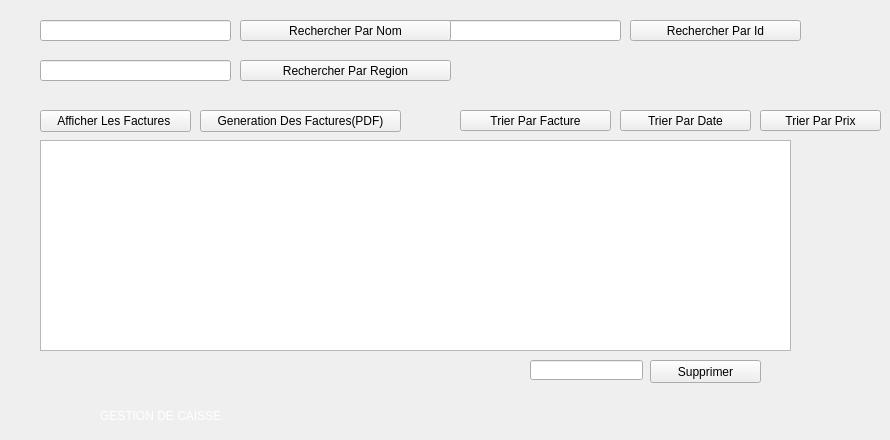
        <widget class="QWidget" name="tab_10">
         <attribute name="title">
          <string>Consulter Liste Des Transaction</string>
         </attribute>
         <widget class="QPushButton" name="pushButton_14">
          <property name="geometry">
           <rect>
            <x>650</x>
            <y>360</y>
            <width>111</width>
            <height>23</height>
           </rect>
          </property>
          <property name="text">
           <string>Supprimer</string>
          </property>
         </widget>
         <widget class="QLineEdit" name="textDelete_3">
          <property name="geometry">
           <rect>
            <x>530</x>
            <y>360</y>
            <width>113</width>
            <height>20</height>
           </rect>
          </property>
         </widget>
         <widget class="QTableView" name="tableView_2">
          <property name="geometry">
           <rect>
            <x>40</x>
            <y>140</y>
            <width>751</width>
            <height>211</height>
           </rect>
          </property>
         </widget>
         <widget class="QLabel" name="label_42">
          <property name="geometry">
           <rect>
            <x>490</x>
            <y>360</y>
            <width>41</width>
            <height>31</height>
           </rect>
          </property>
          <property name="text">
           <string/>
          </property>
          <property name="pixmap">
           <pixmap>icons8-face-id-32.png</pixmap>
          </property>
         </widget>
         <widget class="QPushButton" name="rechercher">
          <property name="geometry">
           <rect>
            <x>630</x>
            <y>20</y>
            <width>171</width>
            <height>21</height>
           </rect>
          </property>
          <property name="text">
           <string>Rechercher Par Id</string>
          </property>
         </widget>
         <widget class="QLineEdit" name="lineEdit_6">
          <property name="geometry">
           <rect>
            <x>430</x>
            <y>20</y>
            <width>191</width>
            <height>21</height>
           </rect>
          </property>
         </widget>
         <widget class="QPushButton" name="pushButton_40">
          <property name="geometry">
           <rect>
            <x>760</x>
            <y>110</y>
            <width>121</width>
            <height>21</height>
           </rect>
          </property>
          <property name="text">
           <string>Trier Par Prix</string>
          </property>
         </widget>
         <widget class="QLabel" name="label_83">
          <property name="geometry">
           <rect>
            <x>100</x>
            <y>400</y>
            <width>351</width>
            <height>31</height>
           </rect>
          </property>
          <property name="styleSheet">
           <string notr="true">font: 63 16pt &quot;Yu Gothic UI Semibold&quot;;
color : white;</string>
          </property>
          <property name="text">
           <string>GESTION DE CAISSE</string>
          </property>
         </widget>
         <widget class="QPushButton" name="pushButton_41">
          <property name="geometry">
           <rect>
            <x>40</x>
            <y>110</y>
            <width>151</width>
            <height>22</height>
           </rect>
          </property>
          <property name="text">
           <string>Afficher Les Factures </string>
          </property>
         </widget>
         <widget class="QPushButton" name="pushButton_42">
          <property name="geometry">
           <rect>
            <x>200</x>
            <y>110</y>
            <width>201</width>
            <height>22</height>
           </rect>
          </property>
          <property name="text">
           <string>Generation Des Factures(PDF)</string>
          </property>
         </widget>
         <widget class="QLabel" name="label_85">
          <property name="geometry">
           <rect>
            <x>20</x>
            <y>360</y>
            <width>71</width>
            <height>71</height>
           </rect>
          </property>
          <property name="styleSheet">
           <string notr="true">font: 63 16pt &quot;Yu Gothic UI Semibold&quot;;
color : white;</string>
          </property>
          <property name="text">
           <string/>
          </property>
          <property name="pixmap">
           <pixmap>cash.png</pixmap>
          </property>
         </widget>
         <widget class="QLabel" name="label_91">
          <property name="geometry">
           <rect>
            <x>750</x>
            <y>360</y>
            <width>71</width>
            <height>41</height>
           </rect>
          </property>
          <property name="text">
           <string/>
          </property>
          <property name="pixmap">
           <pixmap>cor.png</pixmap>
          </property>
         </widget>
         <widget class="QLabel" name="label_96">
          <property name="geometry">
           <rect>
            <x>740</x>
            <y>0</y>
            <width>51</width>
            <height>51</height>
           </rect>
          </property>
          <property name="text">
           <string/>
          </property>
          <property name="pixmap">
           <pixmap>icons8-search-client-48.png</pixmap>
          </property>
         </widget>
         <widget class="QLineEdit" name="lineEdit_41">
          <property name="geometry">
           <rect>
            <x>40</x>
            <y>20</y>
            <width>191</width>
            <height>21</height>
           </rect>
          </property>
         </widget>
         <widget class="QPushButton" name="rechercher_3">
          <property name="geometry">
           <rect>
            <x>240</x>
            <y>20</y>
            <width>211</width>
            <height>21</height>
           </rect>
          </property>
          <property name="text">
           <string>Rechercher Par Nom</string>
          </property>
         </widget>
         <widget class="QPushButton" name="rechercher_4">
          <property name="geometry">
           <rect>
            <x>240</x>
            <y>60</y>
            <width>211</width>
            <height>21</height>
           </rect>
          </property>
          <property name="text">
           <string>Rechercher Par Region</string>
          </property>
         </widget>
         <widget class="QLineEdit" name="lineEdit_42">
          <property name="geometry">
           <rect>
            <x>40</x>
            <y>60</y>
            <width>191</width>
            <height>21</height>
           </rect>
          </property>
         </widget>
         <widget class="QPushButton" name="pushButton_58">
          <property name="geometry">
           <rect>
            <x>620</x>
            <y>110</y>
            <width>131</width>
            <height>21</height>
           </rect>
          </property>
          <property name="text">
           <string>Trier Par Date</string>
          </property>
         </widget>
         <widget class="QPushButton" name="pushButton_59">
          <property name="geometry">
           <rect>
            <x>460</x>
            <y>110</y>
            <width>151</width>
            <height>21</height>
           </rect>
          </property>
          <property name="text">
           <string>Trier Par Facture</string>
          </property>
         </widget>
        </widget>
